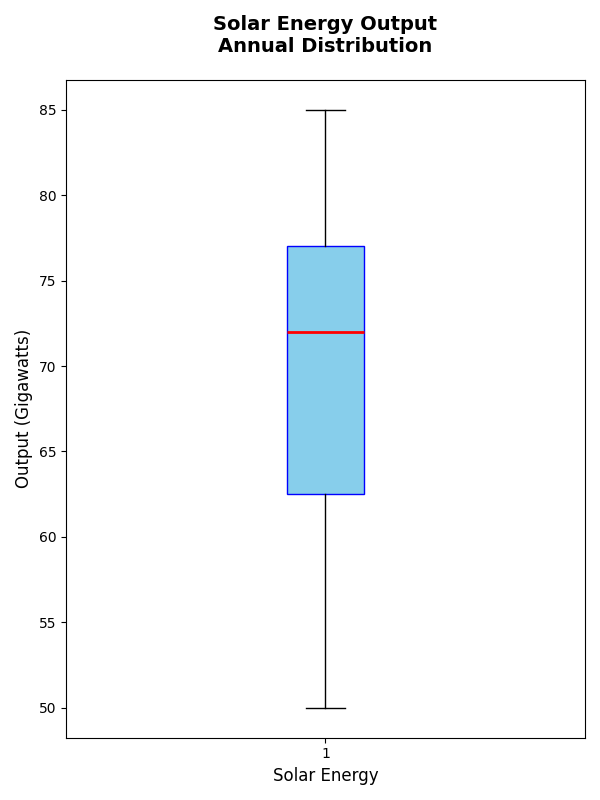

This figure's Python source:
import matplotlib.pyplot as plt

# Altering the order of solar_energy to simulate randomness within the same dimensional structure
solar_energy = [72, 60, 70, 74, 85, 78, 50, 55, 76, 65, 80]

# Create a figure and an axis
fig, ax = plt.subplots(figsize=(6, 8))

# Generate a box plot for the single data group
ax.boxplot(solar_energy, vert=True, patch_artist=True,
           boxprops=dict(facecolor='skyblue', color='blue'),
           whiskerprops=dict(color='black'),
           capprops=dict(color='black'),
           medianprops=dict(color='red', linewidth=2),
           flierprops=dict(markerfacecolor='red', marker='o', markersize=5, linestyle='none'))

# Set title and axis labels
plt.title("Solar Energy Output\nAnnual Distribution", fontsize=14, fontweight='bold', pad=20)
plt.xlabel("Solar Energy", fontsize=12)
plt.ylabel("Output (Gigawatts)", fontsize=12)

plt.tight_layout()
plt.show()
